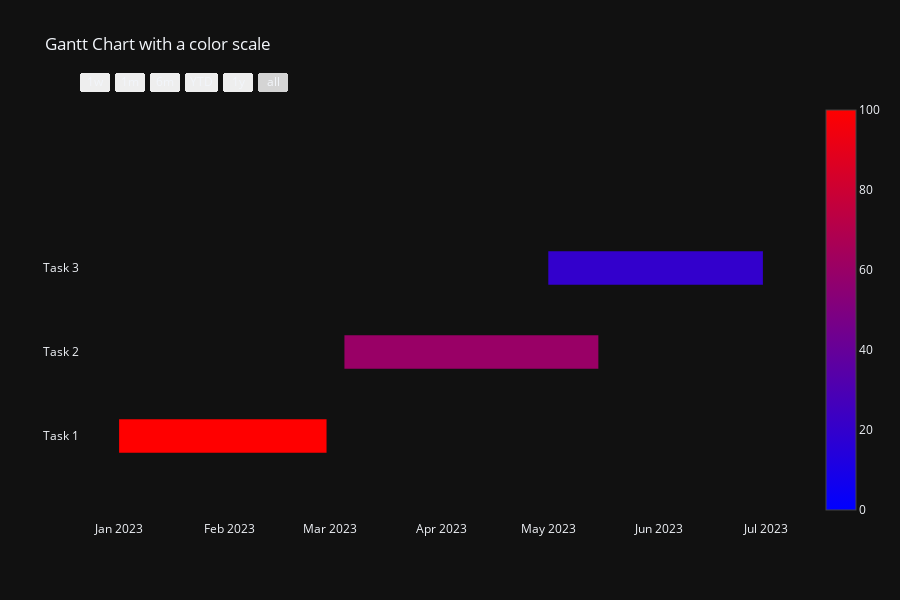

The code cell stored with this chart in its notebook:
### Code cell
tasks = [
    dict(
        Task='Task 1',
        Start='2023-01-01',
        Finish='2023-02-28',
        Complete=100,
    ),
    dict(
        Task='Task 2',
        Start='2023-03-05',
        Finish='2023-05-15',
        Complete=60,
    ),
    dict(
        Task='Task 3',
        Start='2023-05-01',
        Finish='2023-06-30',
        Complete=20,
    ),
]
fig = ff.create_gantt(tasks,
                      title='Gantt Chart with a color scale',
                      colors='Picnic',
                      index_col='Complete',
                      show_colorbar=True
                      )
offline.iplot(fig)

### Figure 1 — Plotly figure (JSON) as saved in the notebook; plotly's stock layout.template omitted (floating-point values rounded to 4 significant figures)
{"data": [{"fill": "toself", "fillcolor": "rgb(153.0, 0.0, 102.0)", "hoverinfo": "name", "legendgroup": "rgb(153.0, 0.0, 102.0)", "mode": "none", "name": "60", "showlegend": false, "x": ["2023-03-05", "2023-05-15", "2023-05-15", "2023-03-05"], "y": [0.8, 0.8, 1.2, 1.2], "type": "scatter"}, {"fill": "toself", "fillcolor": "rgb(255.0, 0.0, 0.0)", "hoverinfo": "name", "legendgroup": "rgb(255.0, 0.0, 0.0)", "mode": "none", "name": "100", "showlegend": false, "x": ["2023-01-01", "2023-02-28", "2023-02-28", "2023-01-01"], "y": [-0.2, -0.2, 0.2, 0.2], "type": "scatter"}, {"fill": "toself", "fillcolor": "rgb(51.0, 0.0, 204.0)", "hoverinfo": "name", "legendgroup": "rgb(51.0, 0.0, 204.0)", "mode": "none", "name": "20", "showlegend": false, "x": ["2023-05-01", "2023-06-30", "2023-06-30", "2023-05-01"], "y": [1.8, 1.8, 2.2, 2.2], "type": "scatter"}, {"legendgroup": "rgb(153.0, 0.0, 102.0)", "marker": {"color": "rgb(153.0, 0.0, 102.0)", "opacity": 0, "size": 1}, "mode": "markers", "name": "", "showlegend": false, "text": [null, null], "x": ["2023-03-05", "2023-05-15"], "y": [1, 1], "type": "scatter"}, {"legendgroup": "rgb(255.0, 0.0, 0.0)", "marker": {"cmax": 100, "cmin": 0, "color": "rgb(255.0, 0.0, 0.0)", "colorscale": [[0, "rgb(0.0, 0.0, 255.0)"], [1, "rgb(255.0, 0.0, 0.0)"]], "opacity": 0, "showscale": true, "size": 1}, "mode": "markers", "name": "", "showlegend": false, "text": [null, null], "x": ["2023-01-01", "2023-02-28"], "y": [0, 0], "type": "scatter"}, {"legendgroup": "rgb(51.0, 0.0, 204.0)", "marker": {"color": "rgb(51.0, 0.0, 204.0)", "opacity": 0, "size": 1}, "mode": "markers", "name": "", "showlegend": false, "text": [null, null], "x": ["2023-05-01", "2023-06-30"], "y": [2, 2], "type": "scatter"}], "layout": {"height": 600, "hovermode": "closest", "showlegend": false, "title": {"text": "Gantt Chart with a color scale"}, "xaxis": {"rangeselector": {"buttons": [{"count": 7, "label": "1w", "step": "day", "stepmode": "backward"}, {"count": 1, "label": "1m", "step": "month", "stepmode": "backward"}, {"count": 6, "label": "6m", "step": "month", "stepmode": "backward"}, {"count": 1, "label": "YTD", "step": "year", "stepmode": "todate"}, {"count": 1, "label": "1y", "step": "year", "stepmode": "backward"}, {"step": "all"}]}, "showgrid": false, "type": "date", "zeroline": false}, "yaxis": {"autorange": false, "range": [-1, 4], "showgrid": false, "ticktext": ["Task 1", "Task 2", "Task 3"], "tickvals": [0, 1, 2], "zeroline": false}}}
